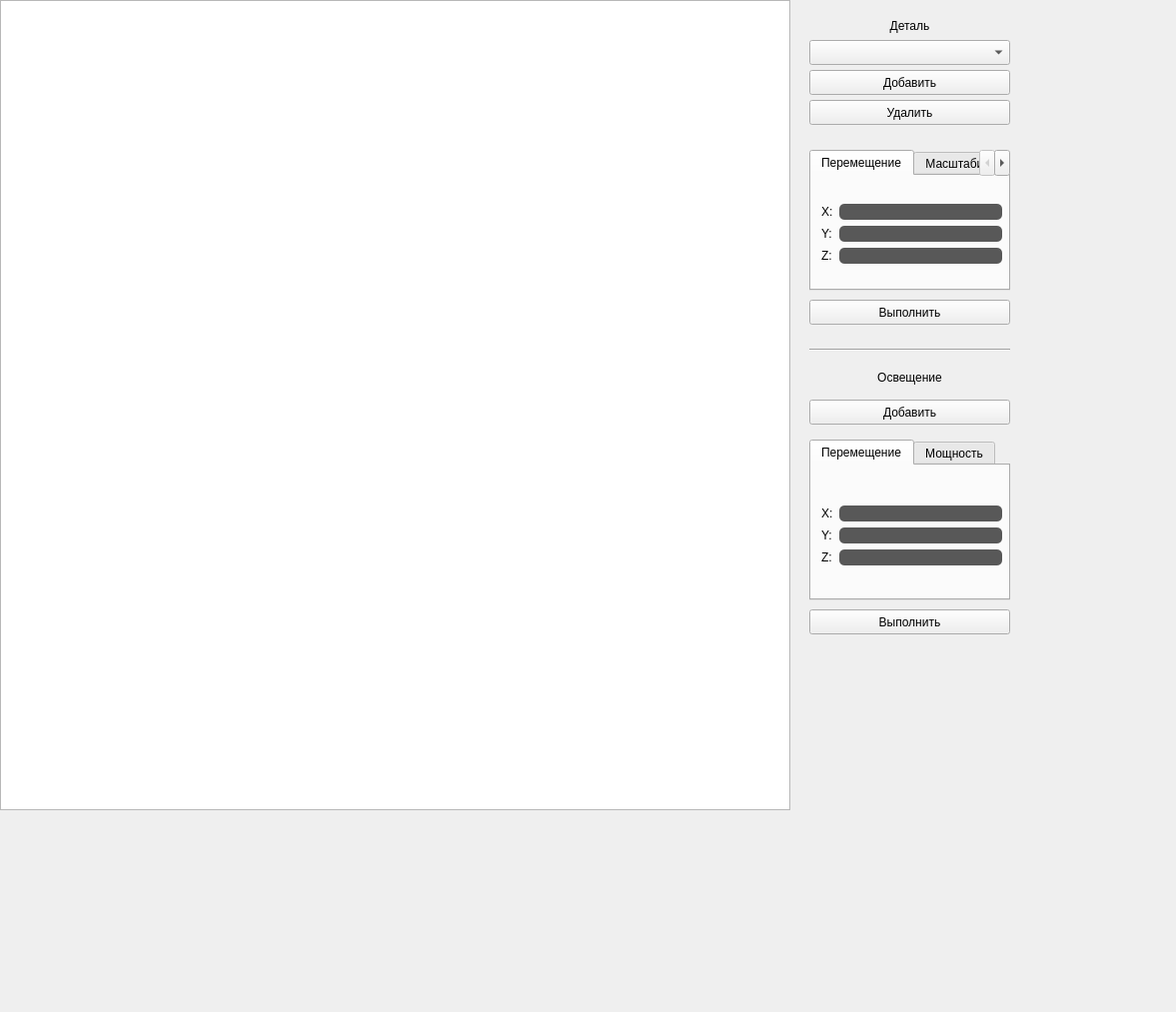
<?xml version="1.0" encoding="UTF-8"?>
<ui version="4.0">
 <class>MainWindow</class>
 <widget class="QMainWindow" name="MainWindow">
  <property name="geometry">
   <rect>
    <x>0</x>
    <y>0</y>
    <width>1177</width>
    <height>1013</height>
   </rect>
  </property>
  <property name="windowTitle">
   <string>MainWindow</string>
  </property>
  <property name="styleSheet">
   <string notr="true">QDialog {
	background: rgba(50, 50, 50, 255);
}</string>
  </property>
  <widget class="QWidget" name="centralwidget">
   <widget class="QGraphicsView" name="graphicsView">
    <property name="geometry">
     <rect>
      <x>0</x>
      <y>0</y>
      <width>791</width>
      <height>811</height>
     </rect>
    </property>
   </widget>
   <widget class="Line" name="line">
    <property name="geometry">
     <rect>
      <x>810</x>
      <y>340</y>
      <width>201</width>
      <height>20</height>
     </rect>
    </property>
    <property name="orientation">
     <enum>Qt::Horizontal</enum>
    </property>
   </widget>
   <widget class="QLabel" name="lbl_lights">
    <property name="geometry">
     <rect>
      <x>810</x>
      <y>370</y>
      <width>201</width>
      <height>16</height>
     </rect>
    </property>
    <property name="text">
     <string>Освещение</string>
    </property>
    <property name="alignment">
     <set>Qt::AlignCenter</set>
    </property>
   </widget>
   <widget class="QLabel" name="labelDetail">
    <property name="geometry">
     <rect>
      <x>810</x>
      <y>10</y>
      <width>201</width>
      <height>31</height>
     </rect>
    </property>
    <property name="text">
     <string>Деталь</string>
    </property>
    <property name="alignment">
     <set>Qt::AlignCenter</set>
    </property>
   </widget>
   <widget class="QComboBox" name="typeDetail">
    <property name="geometry">
     <rect>
      <x>810</x>
      <y>40</y>
      <width>201</width>
      <height>25</height>
     </rect>
    </property>
   </widget>
   <widget class="QPushButton" name="addDetail">
    <property name="geometry">
     <rect>
      <x>810</x>
      <y>70</y>
      <width>201</width>
      <height>25</height>
     </rect>
    </property>
    <property name="text">
     <string>Добавить</string>
    </property>
   </widget>
   <widget class="QPushButton" name="changeDetail">
    <property name="geometry">
     <rect>
      <x>810</x>
      <y>300</y>
      <width>201</width>
      <height>25</height>
     </rect>
    </property>
    <property name="text">
     <string>Выполнить</string>
    </property>
   </widget>
   <widget class="QPushButton" name="removeDetail">
    <property name="geometry">
     <rect>
      <x>810</x>
      <y>100</y>
      <width>201</width>
      <height>25</height>
     </rect>
    </property>
    <property name="text">
     <string>Удалить</string>
    </property>
   </widget>
   <widget class="QPushButton" name="addLight">
    <property name="geometry">
     <rect>
      <x>810</x>
      <y>400</y>
      <width>201</width>
      <height>25</height>
     </rect>
    </property>
    <property name="text">
     <string>Добавить</string>
    </property>
   </widget>
   <widget class="QPushButton" name="changeLight">
    <property name="geometry">
     <rect>
      <x>810</x>
      <y>610</y>
      <width>201</width>
      <height>25</height>
     </rect>
    </property>
    <property name="text">
     <string>Выполнить</string>
    </property>
   </widget>
   <widget class="QTabWidget" name="tabWidget">
    <property name="geometry">
     <rect>
      <x>810</x>
      <y>150</y>
      <width>201</width>
      <height>141</height>
     </rect>
    </property>
    <property name="currentIndex">
     <number>0</number>
    </property>
    <widget class="QWidget" name="tab">
     <attribute name="title">
      <string>Перемещение</string>
     </attribute>
     <widget class="QWidget" name="verticalLayoutWidget">
      <property name="geometry">
       <rect>
        <x>10</x>
        <y>10</y>
        <width>181</width>
        <height>96</height>
       </rect>
      </property>
      <layout class="QVBoxLayout" name="verticalLayout">
       <item>
        <layout class="QGridLayout" name="gridLayout">
         <item row="1" column="1">
          <widget class="QLineEdit" name="dMoveY">
           <property name="styleSheet">
            <string notr="true">QLineEdit {
    background: rgba(20, 20, 20, 180);
	color: rgba(200, 200, 200, 255);
	border-style: inset;
    border-radius: 5px;
}</string>
           </property>
          </widget>
         </item>
         <item row="0" column="1">
          <widget class="QLineEdit" name="dMoveX">
           <property name="styleSheet">
            <string notr="true">QLineEdit {
    background: rgba(20, 20, 20, 180);
	color: rgba(200, 200, 200, 255);
	border-style: inset;
    border-radius: 5px;
}</string>
           </property>
          </widget>
         </item>
         <item row="0" column="0">
          <widget class="QLabel" name="labelDMoveX">
           <property name="text">
            <string>X:</string>
           </property>
          </widget>
         </item>
         <item row="1" column="0">
          <widget class="QLabel" name="labelDMoveY">
           <property name="text">
            <string>Y:</string>
           </property>
          </widget>
         </item>
         <item row="2" column="0">
          <widget class="QLabel" name="labelDMoveZ">
           <property name="text">
            <string>Z:</string>
           </property>
          </widget>
         </item>
         <item row="2" column="1">
          <widget class="QLineEdit" name="dMoveZ">
           <property name="styleSheet">
            <string notr="true">QLineEdit {
    background: rgba(20, 20, 20, 180);
	color: rgba(200, 200, 200, 255);
	border-style: inset;
    border-radius: 5px;
}</string>
           </property>
          </widget>
         </item>
        </layout>
       </item>
      </layout>
     </widget>
    </widget>
    <widget class="QWidget" name="tab_2">
     <attribute name="title">
      <string>Масштабирование</string>
     </attribute>
     <widget class="QWidget" name="verticalLayoutWidget_2">
      <property name="geometry">
       <rect>
        <x>10</x>
        <y>10</y>
        <width>181</width>
        <height>96</height>
       </rect>
      </property>
      <layout class="QVBoxLayout" name="verticalLayout_2">
       <item>
        <layout class="QGridLayout" name="gridLayout_2">
         <item row="1" column="1">
          <widget class="QLineEdit" name="dScaleY">
           <property name="styleSheet">
            <string notr="true">QLineEdit {
    background: rgba(20, 20, 20, 180);
	color: rgba(200, 200, 200, 255);
	border-style: inset;
    border-radius: 5px;
}</string>
           </property>
          </widget>
         </item>
         <item row="0" column="1">
          <widget class="QLineEdit" name="dScaleX">
           <property name="styleSheet">
            <string notr="true">QLineEdit {
    background: rgba(20, 20, 20, 180);
	color: rgba(200, 200, 200, 255);
	border-style: inset;
    border-radius: 5px;
}</string>
           </property>
          </widget>
         </item>
         <item row="0" column="0">
          <widget class="QLabel" name="labelDScaleX">
           <property name="text">
            <string>X:</string>
           </property>
          </widget>
         </item>
         <item row="1" column="0">
          <widget class="QLabel" name="labelDScaleY">
           <property name="text">
            <string>Y:</string>
           </property>
          </widget>
         </item>
         <item row="2" column="0">
          <widget class="QLabel" name="labelDScaleZ">
           <property name="text">
            <string>Z:</string>
           </property>
          </widget>
         </item>
         <item row="2" column="1">
          <widget class="QLineEdit" name="dScaleZ">
           <property name="styleSheet">
            <string notr="true">QLineEdit {
    background: rgba(20, 20, 20, 180);
	color: rgba(200, 200, 200, 255);
	border-style: inset;
    border-radius: 5px;
}</string>
           </property>
          </widget>
         </item>
        </layout>
       </item>
      </layout>
     </widget>
    </widget>
    <widget class="QWidget" name="tab_3">
     <attribute name="title">
      <string>Поворот</string>
     </attribute>
     <widget class="QWidget" name="verticalLayoutWidget_6">
      <property name="geometry">
       <rect>
        <x>10</x>
        <y>10</y>
        <width>181</width>
        <height>96</height>
       </rect>
      </property>
      <layout class="QVBoxLayout" name="verticalLayout_6">
       <item>
        <layout class="QGridLayout" name="gridLayout_6">
         <item row="1" column="1">
          <widget class="QLineEdit" name="dRotateY">
           <property name="styleSheet">
            <string notr="true">QLineEdit {
    background: rgba(20, 20, 20, 180);
	color: rgba(200, 200, 200, 255);
	border-style: inset;
    border-radius: 5px;
}</string>
           </property>
          </widget>
         </item>
         <item row="0" column="1">
          <widget class="QLineEdit" name="dRotateX">
           <property name="styleSheet">
            <string notr="true">QLineEdit {
    background: rgba(20, 20, 20, 180);
	color: rgba(200, 200, 200, 255);
	border-style: inset;
    border-radius: 5px;
}</string>
           </property>
          </widget>
         </item>
         <item row="0" column="0">
          <widget class="QLabel" name="labelDRotateX">
           <property name="text">
            <string>X:</string>
           </property>
          </widget>
         </item>
         <item row="1" column="0">
          <widget class="QLabel" name="labelDRotateY">
           <property name="text">
            <string>Y:</string>
           </property>
          </widget>
         </item>
         <item row="2" column="0">
          <widget class="QLabel" name="labelDRotateZ">
           <property name="text">
            <string>Z:</string>
           </property>
          </widget>
         </item>
         <item row="2" column="1">
          <widget class="QLineEdit" name="dRotateZ">
           <property name="styleSheet">
            <string notr="true">QLineEdit {
    background: rgba(20, 20, 20, 180);
	color: rgba(200, 200, 200, 255);
	border-style: inset;
    border-radius: 5px;
}</string>
           </property>
          </widget>
         </item>
        </layout>
       </item>
      </layout>
     </widget>
    </widget>
   </widget>
   <widget class="QTabWidget" name="tabWidget_2">
    <property name="geometry">
     <rect>
      <x>810</x>
      <y>440</y>
      <width>201</width>
      <height>161</height>
     </rect>
    </property>
    <property name="currentIndex">
     <number>0</number>
    </property>
    <widget class="QWidget" name="tab_4">
     <attribute name="title">
      <string>Перемещение</string>
     </attribute>
     <widget class="QWidget" name="verticalLayoutWidget_5">
      <property name="geometry">
       <rect>
        <x>10</x>
        <y>20</y>
        <width>181</width>
        <height>101</height>
       </rect>
      </property>
      <layout class="QVBoxLayout" name="verticalLayout_5">
       <item>
        <layout class="QGridLayout" name="gridLayout_5">
         <item row="1" column="1">
          <widget class="QLineEdit" name="lMoveY">
           <property name="styleSheet">
            <string notr="true">QLineEdit {
    background: rgba(20, 20, 20, 180);
	color: rgba(200, 200, 200, 255);
	border-style: inset;
    border-radius: 5px;
}</string>
           </property>
          </widget>
         </item>
         <item row="0" column="1">
          <widget class="QLineEdit" name="lMoveX">
           <property name="styleSheet">
            <string notr="true">QLineEdit {
    background: rgba(20, 20, 20, 180);
	color: rgba(200, 200, 200, 255);
	border-style: inset;
    border-radius: 5px;
}</string>
           </property>
          </widget>
         </item>
         <item row="0" column="0">
          <widget class="QLabel" name="labelLMoveX">
           <property name="text">
            <string>X:</string>
           </property>
          </widget>
         </item>
         <item row="1" column="0">
          <widget class="QLabel" name="labelLMoveY">
           <property name="text">
            <string>Y:</string>
           </property>
          </widget>
         </item>
         <item row="2" column="0">
          <widget class="QLabel" name="labelLMoveZ">
           <property name="text">
            <string>Z:</string>
           </property>
          </widget>
         </item>
         <item row="2" column="1">
          <widget class="QLineEdit" name="lMoveZ">
           <property name="styleSheet">
            <string notr="true">QLineEdit {
    background: rgba(20, 20, 20, 180);
	color: rgba(200, 200, 200, 255);
	border-style: inset;
    border-radius: 5px;
}</string>
           </property>
          </widget>
         </item>
        </layout>
       </item>
      </layout>
     </widget>
    </widget>
    <widget class="QWidget" name="tab_5">
     <attribute name="title">
      <string>Мощность</string>
     </attribute>
     <widget class="QLineEdit" name="lPower">
      <property name="geometry">
       <rect>
        <x>10</x>
        <y>50</y>
        <width>181</width>
        <height>21</height>
       </rect>
      </property>
      <property name="styleSheet">
       <string notr="true">QLineEdit {
    background: rgba(20, 20, 20, 180);
	color: rgba(200, 200, 200, 255);
	border-style: inset;
    border-radius: 5px;
}</string>
      </property>
     </widget>
    </widget>
   </widget>
  </widget>
 </widget>
 <resources/>
 <connections/>
</ui>
